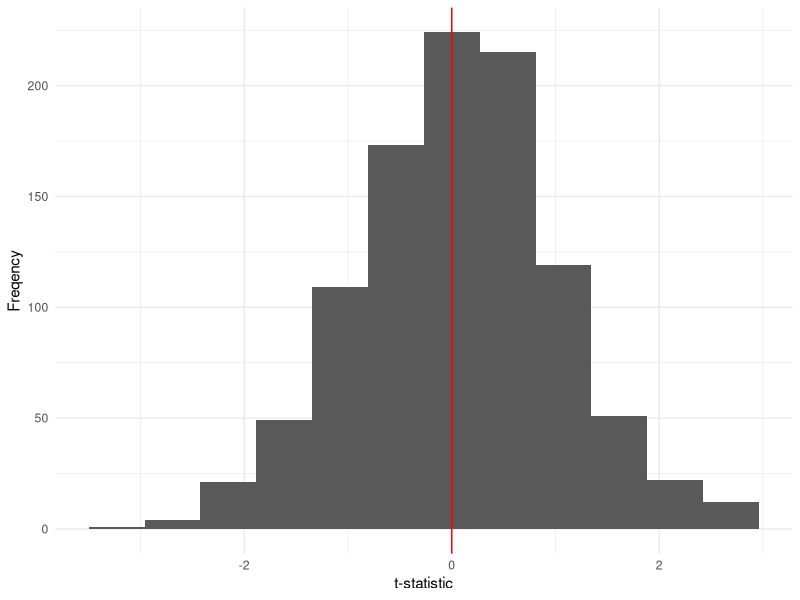

The R source for this figure:
## ---- chunk 1
set.seed(437988)
## ---- chunk 2
rnorm(n = 5, mean = 0, sd = 1)
## ---- chunk 3
rbinom(n = 5, size = 1, prob = 0.5)
## ---- chunk 4
set.seed(437988)
rbinom(n = 5, size = 1, prob = 0.5)

set.seed(437988)
rbinom(n = 5, size = 1, prob = 0.5)
## ---- chunk 5
library(dplyr)
library(ggplot2)

set.seed(437988)

tibble(sim = 1:1000) |>
  rowwise() |>
  mutate(s1 = list(rnorm(100, 5, 1)),
         s2 = list(rnorm(100, 5, 2))) |>
  mutate(mean1 = mean(s1),
         mean2 = mean(s2),
         mean_diff = mean2 - mean1,
         t_stat = mean_diff/sqrt(1/100+4/100)) |>
  ggplot(aes(x = t_stat)) + 
  geom_histogram(bins = 12) +
  geom_vline(xintercept = 0, colour = "red") +
  labs(x = "t-statistic", y = "Freqency") +
  theme_minimal()
